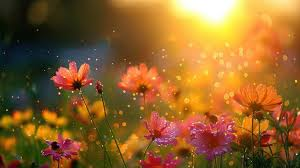
#> input picture Color Image Processing/download.jpeg, 300 x 168 px, found by its file name
$ jupyter execute 'Color image techniques.ipynb'
#> lines starting #> are read from the running program, lines starting #| are printed output that depends on the picture
[cell 1]
import cv2
import numpy as np
import matplotlib.pyplot as plt

[cell 2]
image = cv2.imread(r"C:\Users\DS17\Desktop\IVP 011\Color Image Processing\download.jpeg")
#> image is the input picture: shape (168, 300, 3); mean B, G, R 43.6, 97.3, 142.4
plt.imshow(image)

[cell 3]
color_image = cv2.cvtColor(image, cv2.COLOR_BGR2RGB)
plt.imshow(color_image)

[cell 4]
# RGB to Grascale conversion
gray_image = cv2.cvtColor(color_image, cv2.COLOR_RGB2GRAY)
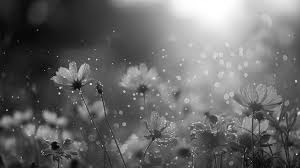
#> gray_image: shape (168, 300); min 1, max 255, mean 104.6
plt.title("Grayscale image"), plt.xticks([]), plt.yticks([])
plt.imshow(gray_image, cmap='gray')
plt.show()

[cell 5]
# RGB to HSV conversion
hsv_image = cv2.cvtColor(image, cv2.COLOR_BGR2HSV)
#> hsv_image: shape (168, 300, 3); mean H, S, V 31.8, 179.8, 144.9
hsv_image = cv2.cvtColor(hsv_image, cv2.COLOR_BGR2RGB)
#> hsv_image: shape (168, 300, 3); mean H, S, V 144.9, 179.8, 31.8
plt.title("HSV image"), plt.xticks([]), plt.yticks([])
plt.imshow(hsv_image)
plt.show()
